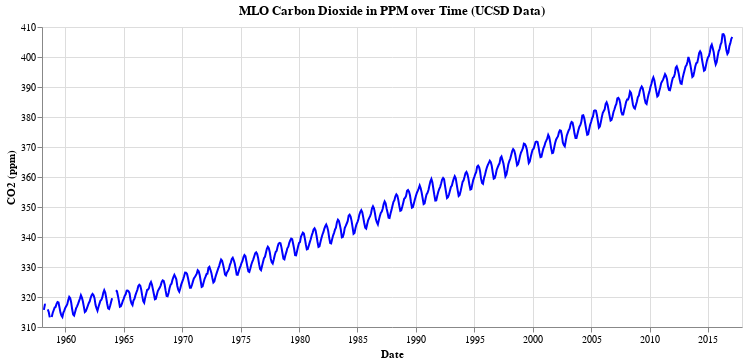

This figure's notebook cell:
### Code cell
alt.Chart(ucsd_co2_data).mark_line().encode(
    x = alt.X('Date', type='temporal'),
    y = alt.Y('CO2 (ppm)', type='quantitative', scale=alt.Scale(zero=False)),
    color = alt.value('blue')
).properties(title="MLO Carbon Dioxide in PPM over Time (UCSD Data)", width=700).interactive()

### Figure 1 — Vega-Lite specification as saved in the notebook (floating-point values rounded to 4 significant figures; data arrays with more than 128 entries replaced by an {"elided": "..."} marker saying what was removed)
{"config": {"view": {"continuousWidth": 400, "continuousHeight": 300}}, "data": {"name": "data-8929a8cc84a0bba3fb2d734315e0f92e"}, "mark": "line", "encoding": {"color": {"value": "blue"}, "x": {"type": "temporal", "field": "Date"}, "y": {"type": "quantitative", "field": "CO2 (ppm)", "scale": {"zero": false}}}, "selection": {"selector001": {"type": "interval", "bind": "scales", "encodings": ["x", "y"]}}, "title": "MLO Carbon Dioxide in PPM over Time (UCSD Data)", "width": 700, "$schema": "https://vega.github.io/schema/vega-lite/v4.8.1.json", "datasets": {"data-8929a8cc84a0bba3fb2d734315e0f92e": {"elided": "720 records"}}}
